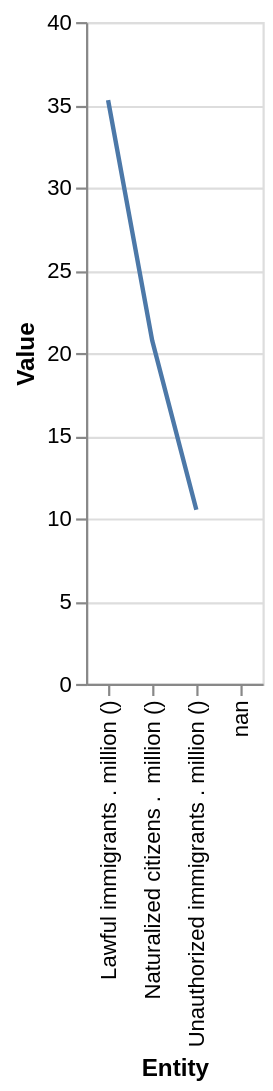

Express this chart as Vega-Lite.
### Vega-Lite specification from a JSON file in a GitHub repository (floating-point values rounded to 4 significant figures)
{"$schema": "https://vega.github.io/schema/vega-lite/v5.json", "description": "Line chart auto-generated from CSV", "data": {"values": [{"Entity": "nan", "Value": "nan"}, {"Entity": "Unauthorized immigrants . million ()", "Value": "10.523"}, {"Entity": "Naturalized citizens .  million ()", "Value": "20.745"}, {"Entity": "Lawful immigrants . million ()", "Value": "35.277"}, {"Entity": "nan", "Value": "nan"}]}, "mark": "line", "encoding": {"x": {"field": "Entity", "type": "ordinal"}, "y": {"field": "Value", "type": "quantitative"}}}
